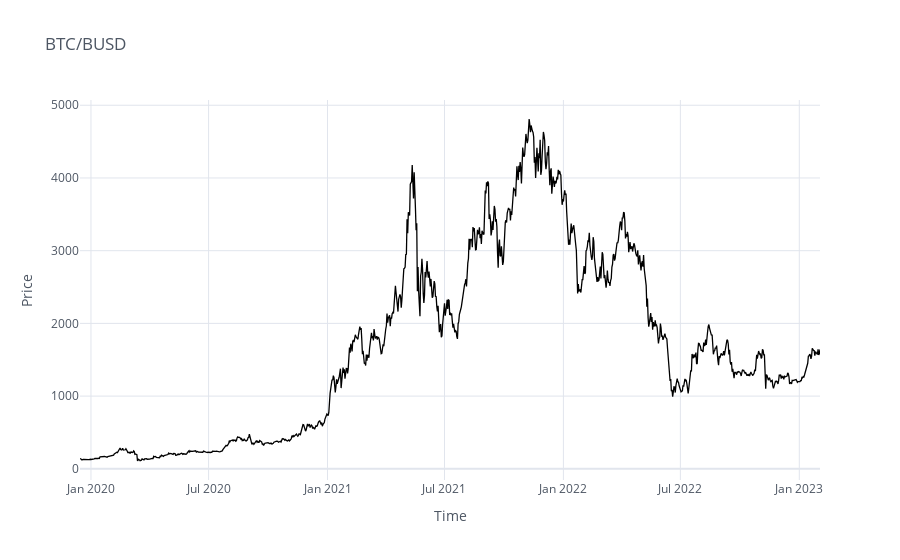
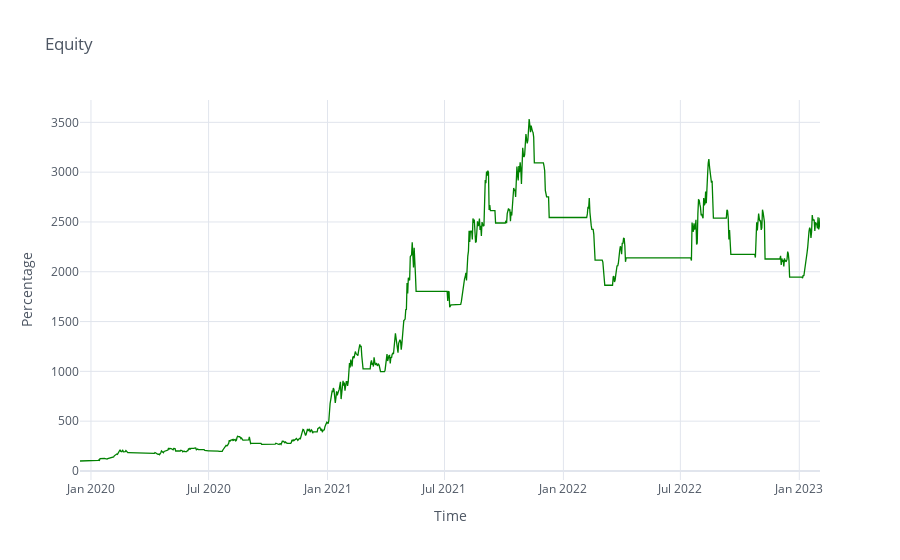

Write notebook code for charts like these, in order.
### Code cell
cf.go_offline() # will make cufflinks offline
cf.set_config_file(offline = False, world_readable = True)
data.Close.iplot(kind = "line", color = "black", theme = "white", title = "BTC/BUSD", xTitle = "Time", yTitle = "Price")
data.Strategy_Equity.iplot(kind = "line", color = "green", theme = "white", title = "Equity", xTitle = "Time", yTitle = "Percentage")

### Figure 1 — Plotly figure (JSON) as saved in the notebook; plotly's stock layout.template omitted (floating-point values rounded to 4 significant figures; data arrays with more than 128 entries replaced by an {"elided": "..."} marker saying what was removed)
{"data": [{"line": {"color": "rgba(0, 0, 0, 1)", "dash": "solid", "shape": "linear", "width": 1.3}, "mode": "lines", "name": "Close", "text": "", "type": "scatter", "x": {"elided": "1146 str values"}, "y": {"elided": "1146 float values"}}], "layout": {"autosize": true, "legend": {"bgcolor": "#FFFFFF", "font": {"color": "#4D5663"}}, "paper_bgcolor": "#FFFFFF", "plot_bgcolor": "#FFFFFF", "title": {"font": {"color": "#4D5663"}, "text": "BTC/BUSD"}, "xaxis": {"autorange": true, "gridcolor": "#E1E5ED", "range": ["2019-12-15 01:00", "2023-02-02 01:00"], "showgrid": true, "tickfont": {"color": "#4D5663"}, "title": {"font": {"color": "#4D5663"}, "text": "Time"}, "type": "date", "zerolinecolor": "#E1E5ED"}, "yaxis": {"autorange": true, "gridcolor": "#E1E5ED", "range": [-153.7, 5073.0], "showgrid": true, "tickfont": {"color": "#4D5663"}, "title": {"font": {"color": "#4D5663"}, "text": "Price"}, "type": "linear", "zerolinecolor": "#E1E5ED"}}}

### Figure 2 — Plotly figure (JSON) as saved in the notebook; plotly's stock layout.template omitted (floating-point values rounded to 4 significant figures; data arrays with more than 128 entries replaced by an {"elided": "..."} marker saying what was removed)
{"data": [{"line": {"color": "rgba(0, 128, 0, 1.0)", "dash": "solid", "shape": "linear", "width": 1.3}, "mode": "lines", "name": "Strategy_Equity", "text": "", "type": "scatter", "x": {"elided": "1146 str values"}, "y": {"elided": "1146 float values"}}], "layout": {"autosize": true, "legend": {"bgcolor": "#FFFFFF", "font": {"color": "#4D5663"}}, "paper_bgcolor": "#FFFFFF", "plot_bgcolor": "#FFFFFF", "title": {"font": {"color": "#4D5663"}, "text": "Equity"}, "xaxis": {"autorange": true, "gridcolor": "#E1E5ED", "range": ["2019-12-15 01:00", "2023-02-02 01:00"], "showgrid": true, "tickfont": {"color": "#4D5663"}, "title": {"font": {"color": "#4D5663"}, "text": "Time"}, "type": "date", "zerolinecolor": "#E1E5ED"}, "yaxis": {"autorange": true, "gridcolor": "#E1E5ED", "range": [-90.77, 3725.0], "showgrid": true, "tickfont": {"color": "#4D5663"}, "title": {"font": {"color": "#4D5663"}, "text": "Percentage"}, "type": "linear", "zerolinecolor": "#E1E5ED"}}}
